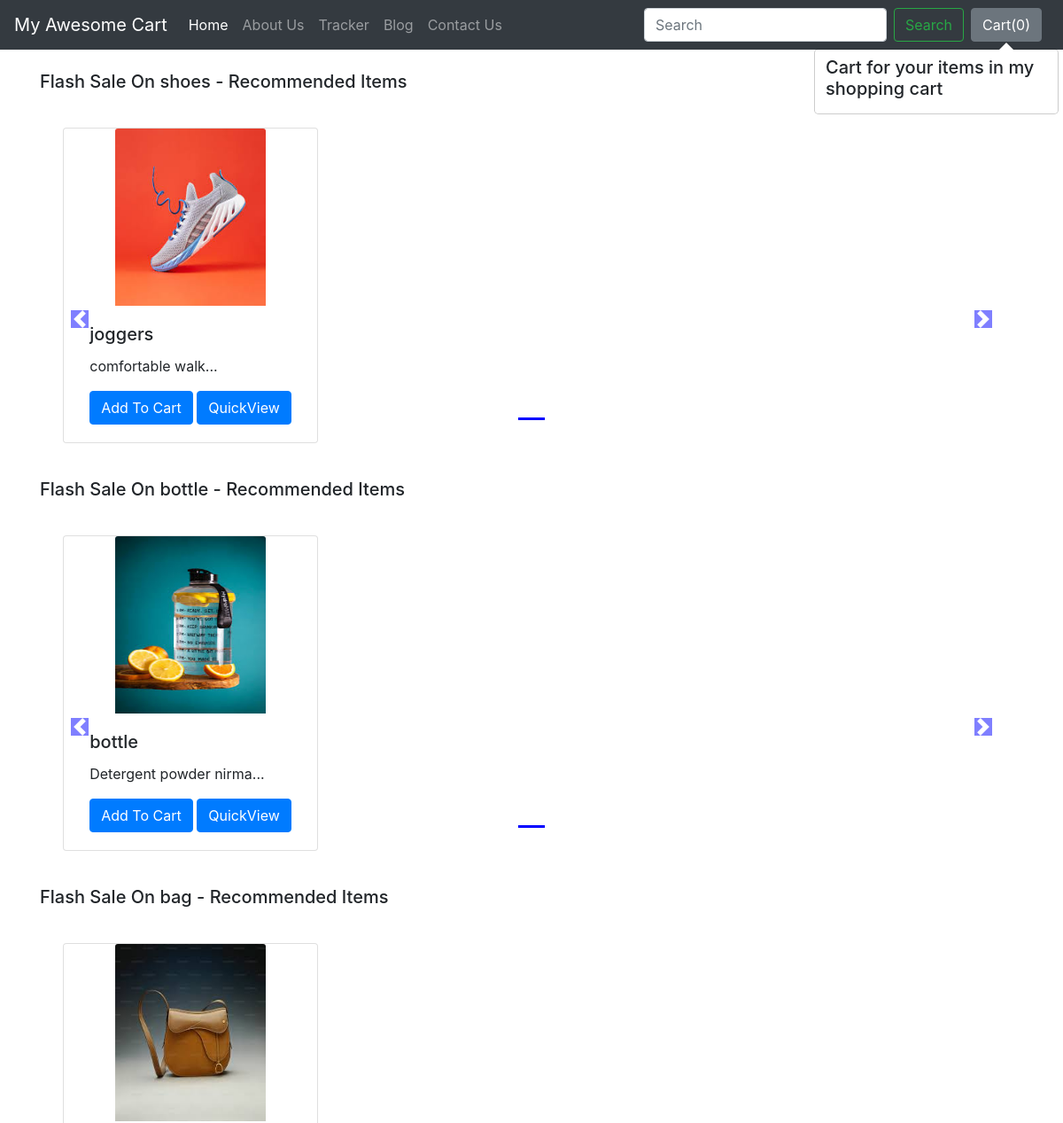
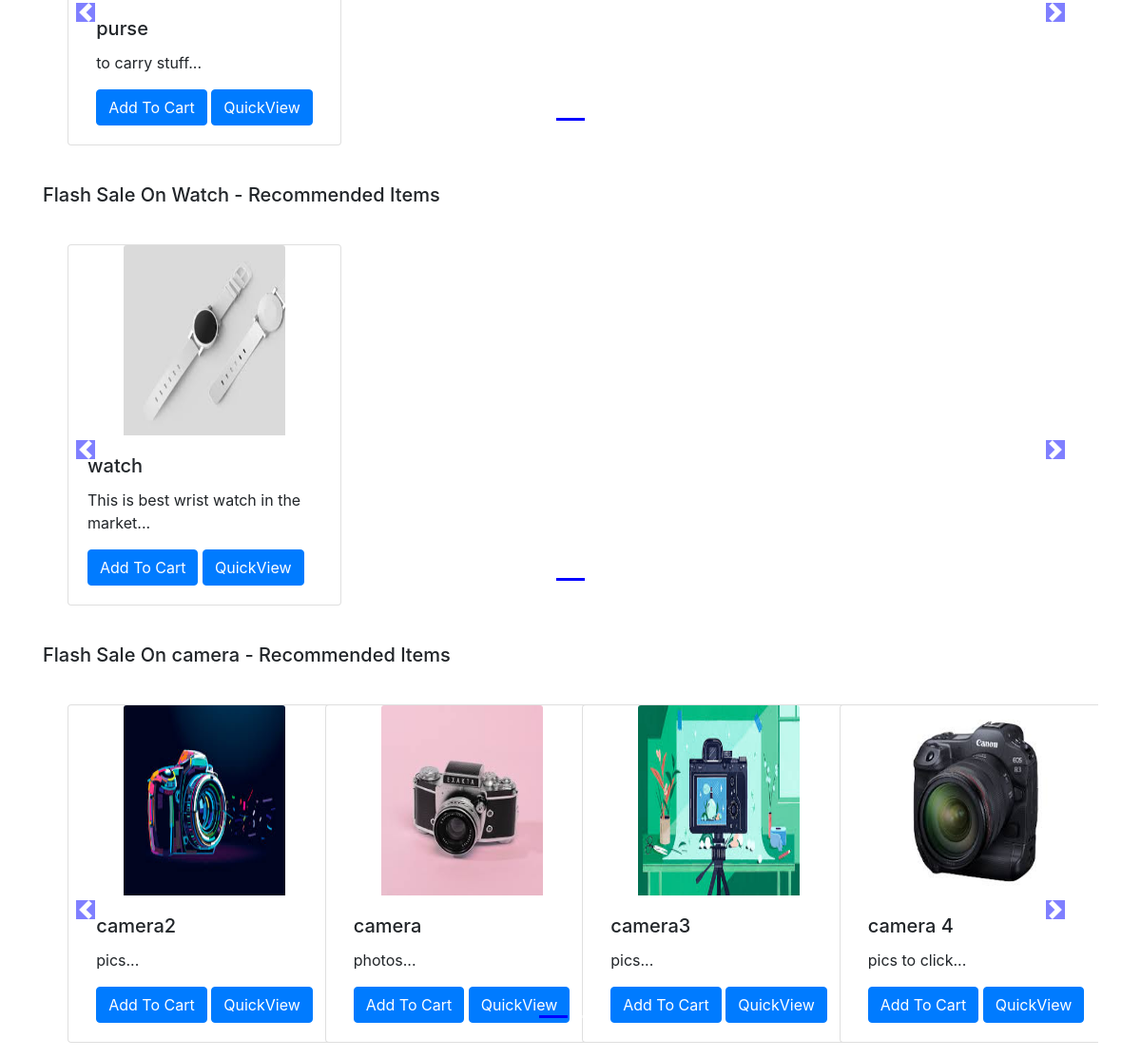
The app's page /shop/ with its own data (2 pictures, top to bottom).
### shop/models.py (models this page shows, shortened)
class Product(models.Model):
    product_id = models.AutoField
    product_name = models.CharField(max_length=50)
    category = models.CharField(max_length=50, default="")
    subcategory = models.CharField(max_length=50, default="")
    price = models.IntegerField(default=0)
    desc = models.CharField(max_length=300)
    pub_date = models.DateField()
    image = models.ImageField(upload_to='shop/images', default="")

### shop/views.py (the view)
# urls.py: path("", views.index, name="blogHome"),
def index(request):
    allProds = []
    catprods = Product.objects.values('category', 'id')
    cats = {item['category'] for item in catprods}
    for cat in cats:
        prod = Product.objects.filter(category=cat)
        n = len(prod)
        nSlides = n // 4 + ceil((n / 4) - (n // 4))
        allProds.append([prod, range(1, nSlides), nSlides])
    params = {'allProds':allProds}
    return render(request, 'shop/index.html', params)

### shop/templates/shop/index.html (shortened to what this page needs)
{% extends 'shop/basic.html' %}
{% block body %}
{% load static %}
<div class="container">
    {% for product, range, nSlides in allProds %}
    <h5 class="my-4">Flash Sale On {{product.0.category}} - Recommended Items</h5>
    <div class="row">
        <div id="demo{{forloop.counter}}" class="col carousel slide my-3" data-ride="carousel">
            <ul class="carousel-indicators">
                <li data-target="#demo{{forloop.counter}}" data-slide-to="0" class="active"></li>
                {% for i in range %}
                <li data-target="#demo{{forloop.parentloop.counter}}" data-slide-to="{{i}}"></li>
                {% endfor %}
            </ul>
            <div class="container carousel-inner no-padding">
                <div class="carousel-item active">
                    {% for i in product %}
                    <div class="col-xs-3 col-sm-3 col-md-3">
                        <div class="card align-items-center" style="width: 18rem;">
                            <img src='/media/{{i.image}}' class="card-img-top" alt="...">
                            <div class="card-body">
                                <h5 class="card-title" id="namepr{{i.id}}">{{i.product_name}}</h5>
                                <p class="card-text">{{i.desc|slice:"0:53"}}...</p>
                                <span id="divpr{{i.id}}" class="divpr">
                                    <button id="pr{{i.id}}" class="btn btn-primary cart">Add To Cart</button>
                                </span>
                                <a href="/shop/products/{{i.id}}"><button id="qv{{i.id}}" class="btn btn-primary cart">QuickView</button></a>
                            </div>
                        </div>
                    </div>
                    {% if forloop.counter|divisibleby:4 and forloop.counter > 0 and not forloop.last %}
                </div>
                <div class="carousel-item">
                    {% endif %}
                    {% endfor %}
                </div>
            </div>
        </div>
        <a class="carousel-control-prev" href="#demo{{forloop.counter}}" data-slide="prev">
            <span class="carousel-control-prev-icon"></span>
        </a>
        <a class="carousel-control-next" href="#demo{{forloop.counter}}" data-slide="next">
            <span class="carousel-control-next-icon"></span>
        </a>
    </div>
    {% endfor %}
</div>
{% endblock %}

### shop/templates/shop/basic.html (shortened to what this page needs)
<!doctype html>
<html lang="en">
  <head>
    <link rel="stylesheet" href="https://stackpath.bootstrapcdn.com/bootstrap/4.2.1/css/bootstrap.min.css">
  </head>
  <body>
    <nav class="navbar navbar-expand-lg navbar-dark bg-dark">
  <a class="navbar-brand" href="/shop">My Awesome Cart</a>
  <div class="collapse navbar-collapse" id="navbarSupportedContent">
    <ul class="navbar-nav mr-auto">
      <li class="nav-item active">
        <a class="nav-link" href="/shop">Home <span class="sr-only">(current)</span></a>
      </li>
      <li class="nav-item">
        <a class="nav-link" href="/shop/about">About Us</a>
      </li>
      <li class="nav-item">
        <a class="nav-link" href="/shop/tracker">Tracker</a>
      </li>
      <li class="nav-item">
        <a class="nav-link" href="/blog">Blog</a>
      </li>
       <li class="nav-item">
        <a class="nav-link" href="/shop/contact">Contact Us</a>
      </li>
    </ul>
    <form method='get' action='/shop/search/' class="form-inline my-2 my-lg-0">
      <input class="form-control mr-sm-2" type="search" placeholder="Search" aria-label="Search" name="search" id="search">
      <button class="btn btn-outline-success my-2 my-sm-0" type="submit">Search</button>
    </form>
    <button type="button" class="btn btn-secondary mx-2" id="popcart" data-container="body" data-toggle="popover" data-placement="bottom" data-html="true" data-content="Vivamus
sagittis lacus vel augue laoreet rutrum faucibus.">
  Cart(<span id="cart">0</span>)
</button>
  </div>
</nav>
  {% block body %} {% endblock %}
  </body>
</html>

### records on screen
Product: category "shoes", image (picture), product_name "joggers", desc "comfortable walk"
Product: category "bottle", image (picture), product_name "bottle", desc "Detergent powder nirma"
Product: category "bag", image (picture), product_name "purse", desc "to carry stuff"
Product: category "Watch", image (picture), product_name "watch", desc "This is best wrist watch in the market"
Product: category "camera", image (picture), product_name "camera2", desc "pics"
Product: image (picture), product_name "camera", desc "photos"
Product: image (picture), product_name "camera3", desc "pics"
Product: image (picture), product_name "camera 4", desc "pics to click"
